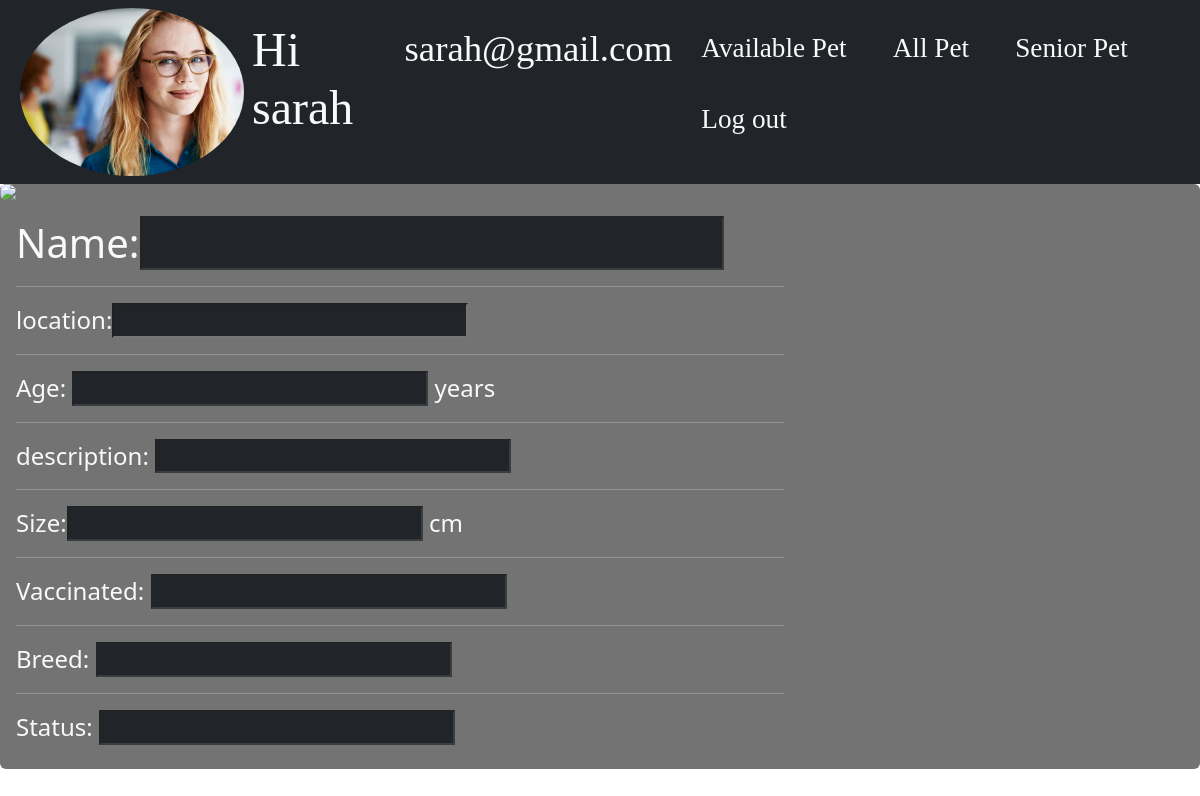
/PHP/user.php?id=42 (signed in), run on the app's committed database.
### tables this page shows
CREATE TABLE `users` (
  `user_id` int(11) NOT NULL,
  `picture` varchar(100) NOT NULL,
  `f_name` varchar(50) NOT NULL,
  `l_name` varchar(50) NOT NULL,
  `address` varchar(150) NOT NULL,
  `phone_number` int(11) NOT NULL,
  `pass` varchar(300) NOT NULL,
  `status` varchar(30) DEFAULT NULL,
  `email` varchar(150) DEFAULT NULL
);

### PHP/user.php (the view, shortened to what this page needs)
<?php
require_once "..\components\bootst.php";
require_once "..\components\db_connect.php";
$x="";
if(isset($_SESSION['user'])){
$sql = "SELECT * FROM `users` WHERE user_id='{$_SESSION['user']}' ";
$result = mysqli_query($conn, $sql);
$row = mysqli_fetch_assoc($result);}
?>
<!DOCTYPE html>
<html lang="en">
<head>
</head>
<body>
    <nav class="navbar navbar-expand-lg bg-dark " style="min-width:100vw;margin:0;">
        <div class=" container-fluid ">
            <img src='..\profile_img\\<?=$row["picture"]?>' class='card-img-top'
                style='width: 14rem;margin-left:0.5rem;border-radius:50%'>
            <div class="collapse navbar-collapse" id="navbarNavAltMarkup">
                <div class="navbar-nav text-light">
                    <h1 class="nav-link active text-light" aria-current="page"
                        style="font-size:3rem;font-family: 'Dancing Script', cursive;">Hi <?=$row["f_name"]?>
                    </h1>
                    <p class="nav-link active text-light" aria-current="page"
                        style="font-size:2.3rem;font-family: 'Dancing Script', cursive;"><?=$row['email']?>
                    </p>
                    <form method="POST">
                        <button class="btn " name="Available"><a class=" nav-link active text-light" aria-current="page"
                                style="font-size:1.7rem;font-family: 'Dancing Script', cursive;">Available
                                Pet</a></button>
                        <button class="btn " type="submit" name="All"><a class=" nav-link active text-light"
                                aria-current="page" style="font-size:1.7rem;font-family: 'Dancing Script', cursive;">All
                                Pet</a></button>
                        <button class="btn " type="submit" name="Senior"><a class=" nav-link active text-light"
                                aria-current="page"
                                style="font-size:1.7rem;font-family: 'Dancing Script', cursive;">Senior
                                Pet</a></button>
                        <button class="btn " type="submit"><a class=" nav-link active text-light" aria-current="page"
                                href="./logout.php" style="font-size:1.7rem;font-family: 'Dancing Script', cursive;">Log
                                out</a></button>
                    </form>
                </div>
            </div>
        </div>
    </nav>
</body>
</html>
<?php
if($x!==1 && $x!==2 && $x!==3 ){
$id=$_GET['id'];
if(isset($_SESSION['user'])){
  $sql = "SELECT * FROM `animal` where animal_id=$id ";
  $result = mysqli_query($conn, $sql);
  $row = mysqli_fetch_assoc($result);
echo $table="
<div class='card mb-3 border-0 text-light' style='background-color: rgba(0, 0, 0, 0.55);'>
    <div class='row g-0'>
        <div class='col-md-5'>
            <img src='..\pictures\\{$row["image"]}' class='img-fluid rounded-start'>
        </div>
        <div class='col-md-8'>
            <div class='card-body'>
                <h1 class='card-title'>Name:<input type='text' class='bg-dark text-light' value='{$row["name"]}'disabled>
                </h1>
                <hr>
                <h4 class='card-title'>location:<input type='text' class='bg-dark text-light'
                        value='{$row["location"]}'></h4>
                <hr>
                <h4 class='card-title'>Age: <input type='text' class='bg-dark text-light' value='{$row["age"]}'disabled> years
                </h4>
                <hr>
                <h4 class='card-title'>description: <input type='text' class='bg-dark text-light'
                        value='{$row["description"]}'disabled> </h4>
                <hr>
                <h4 class='card-title'>Size:<input type='text' class='bg-dark text-light' value='{$row["size"]}'disabled> cm
                </h4>
                <hr>
                <h4 class='card-title'>Vaccinated: <input type='text' class='bg-dark text-light'
                        value='{$row["vaccinated"]} 'disabled></h4>
                <hr>
                <h4 class='card-title'>Breed: <input type='text' class='bg-dark text-light' value='{$row["breed"]}'disabled>
                </h4>
                <hr>
                <h4 class='card-title'>Status: <input type='text' class='bg-dark text-light' value='{$row["status"]} 'disabled>
                </h4>
            </div>
        </div>
    </div>
</div>
";}}
?>
</body>
</html>

### PHP/user.php (style rules this page uses)
body { background-image: url("https://static.vecteezy.com/system/resources/previews/001/849/553/original/modern-gold-background-free-vector.jpg"); margin-: 0; }

### data on the page
users: picture (picture), f_name "sarah", email "sarah@gmail.com"
